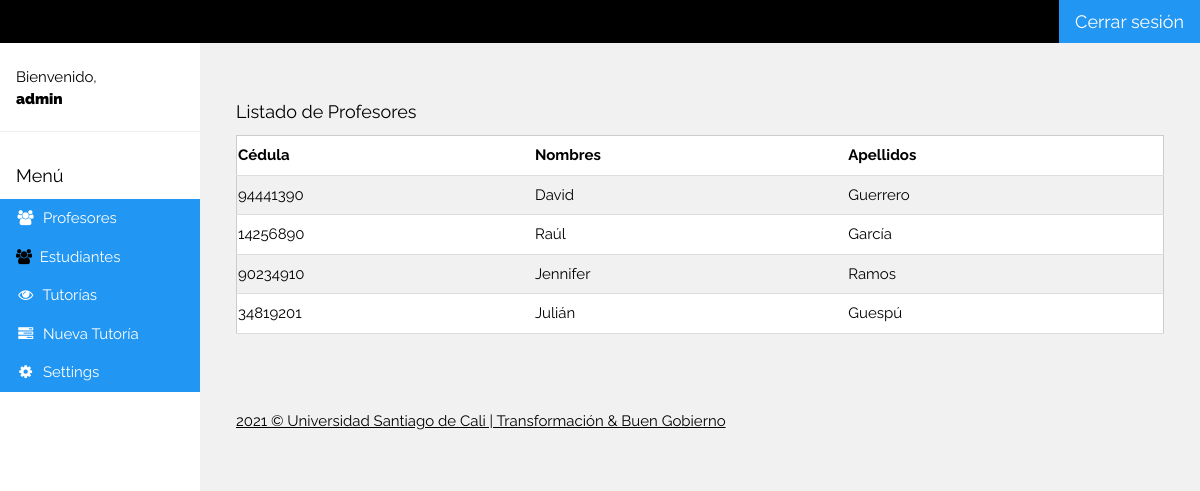
The app's page /ctg_listaprofes_tm/ (signed in) with its own data.
### appusc/models.py (models this page shows)
class profesores(models.Model):
    cedula=models.IntegerField()
    nombres=models.CharField(max_length=400)
    apellidos=models.CharField(max_length=400)

### appusc/views.py (the view)
# urls.py: path('ctg_listaprofes_tm/',views.ctg_listaprofes_tm),
def ctg_listaprofes_tm(request):
    profes=profesores.objects.all()
    return render(request,'appusc/ctg_listaprofes_tm.html',{'profes':profes})

### appusc/templates/appusc/ctg_listaprofes_tm.html
{% extends 'appusc/base.html' %}
    {% block content %}
        <br>
        <br>
        <div class="w3-container">
        <h5>Listado de Profesores</h5>
            <table class="w3-table w3-striped w3-bordered w3-border w3-hoverable w3-white">
                <th>Cédula</th>
                <th>Nombres</th>
                <th>Apellidos</th>
                {% for registro in profes %}
                <tr>
                    <td>{{ registro.cedula }}</td>
                    <td>{{ registro.nombres }}</td>
                    <td>{{ registro.apellidos }}</td>
                </tr>
                {% endfor %}
            </table><br>
        </div>
     {% endblock %}

### appusc/templates/appusc/base.html (shortened to what this page needs)
{% load static %}
<!DOCTYPE html>
<html>
<link rel="stylesheet" href="{% static 'css/w3.css' %}">
<link rel="stylesheet" href="https://cdnjs.cloudflare.com/ajax/libs/font-awesome/4.7.0/css/font-awesome.min.css">
<body class="w3-light-grey">
<div class="w3-bar w3-top w3-black w3-large" style="z-index:4">
  <a class="w3-button w3-blue w3-right" href="/detail">Cerrar sesión</a>
</div>
<nav class="w3-sidebar w3-collapse w3-white w3-animate-left" style="z-index:3;width:200px;" id="mySidebar"><br>
  <div class="w3-container w3-row">
    <div class="w3-col s8 w3-bar">
      <span>Bienvenido, <strong><b>{{request.user.username}}</b></strong></span><br>
    </div>
  </div>
  <hr>
  <div class="w3-container">
    <h5>Menú</h5>
  </div>
  <div class="w3-bar-block">
    <a href="/ctg_listaprofes_tm" class="w3-bar-item w3-button w3-padding w3-blue"><i class="fa fa-users fa-fw"></i>  Profesores</a>
    <a href="/ctg_listaestudiantes_tm" class="w3-bar-item w3-button w3-padding w3-blue"><i class="fa fa-users w3-text-black"></i>  Estudiantes</a>
    <a href="/tragrados" class="w3-bar-item w3-button w3-padding w3-blue"><i class="fa fa-eye fa-fw"></i>  Tutorías</a>
    <a href="/nuevatutoria" class="w3-bar-item w3-button w3-padding w3-blue"><i class="fa fa-tasks fa-fw"></i>  Nueva Tutoría</a>
    <a href="#" class="w3-bar-item w3-button w3-padding w3-blue"><i class="fa fa-cog fa-fw"></i>  Settings</a><br><br>
  </div>
</nav>
<div class="w3-main" style="margin-left:220px;margin-top:43px;margin-right: 20px;">
  {% block content %}
  {% endblock %}
  <br>
  <footer class="w3-container w3-padding-16 w3-light-grey">
    <p> <a href="https://www.usc.edu.co" target="_blank">2021 © Universidad Santiago de Cali  |  Transformación & Buen Gobierno</a></p>
  </footer>
</div>
</body>
</html>

### appusc/static/css/w3.css (style rules this page uses)
html { box-sizing:border-box }
*,*:before,*:after { box-sizing:inherit }
html { -ms-text-size-adjust:100%;-webkit-text-size-adjust:100% }
body { margin:0 }
article,aside,details,figcaption,figure,footer,header,main,menu,nav,section { display:block }
a { background-color:transparent }
b,strong { font-weight:bolder }
hr { box-sizing:content-box;height:0;overflow:visible }
html,body { font-family:Verdana,sans-serif;font-size:15px;line-height:1.5 }
html { overflow-x:hidden }
h5 { font-size:18px }
h1,h2,h3,h4,h5,h6 { font-family:"Segoe UI",Arial,sans-serif;font-weight:400;margin:10px 0 }
hr { border:0;border-top:1px solid #eee;margin:20px 0 }
a { color:inherit }
.w3-table,.w3-table-all { border-collapse:collapse;border-spacing:1;width:100%;display:table }
.w3-bordered tr,.w3-table-all tr { border-bottom:1px solid #ddd }
.w3-striped tbody tr:nth-child(even) { background-color:#f1f1f1 }
.w3-table td,.w3-table th,.w3-table-all td,.w3-table-all th { padding:8px 8px;display:table-cell;text-align:left;vertical-align:top }
.w3-table th:first-child,.w3-table td:first-child,.w3-table-all th:first-child,.w3-table-all td:first-child { padding-left:1px }
.w3-btn,.w3-button { border:none;display:inline-block;padding:8px 16px;vertical-align:middle;overflow:hidden;text-decoration:none;color:inherit;background-color:inherit;text-align:center;cursor:pointer;white-space:nowrap }
.w3-btn,.w3-button { -webkit-touch-callout:none;-webkit-user-select:none;-khtml-user-select:none;-moz-user-select:none;-ms-user-select:none;user-select:none }
.w3-sidebar { height:100%;width:200px;background-color:#fff;position:fixed!important;z-index:1;overflow:auto }
.w3-main,#main { transition:margin-left .4s }
.w3-bar { width:100%;overflow:hidden }
.w3-bar .w3-button { white-space:normal }
.w3-bar-block .w3-bar-item { width:100%;display:block;padding:8px 16px;text-align:left;border:none;white-space:normal;float:none;outline:0 }
.w3-container:after,.w3-container:before,.w3-panel:after,.w3-panel:before,.w3-row:after,.w3-row:before,.w3-row-padding:after,.w3-row-padding:before, .w3-cell-row:before,.w3-cell-row:after,.w3-clear:after,.w3-clear:before,.w3-bar:before,.w3-bar:after { content:"";display:table;clear:both }
.w3-col,.w3-half,.w3-third,.w3-twothird,.w3-threequarter,.w3-quarter { float:left;width:100% }
.w3-col.s8 { width:66.66666% }
@media (min-width:993px) { .w3-sidebar.w3-collapse { display:block!important } }
.w3-top,.w3-bottom { position:fixed;width:100%;z-index:1 }
.w3-top { top:0 }
.w3-container,.w3-panel { padding:0.01em 16px }
.w3-animate-left { position:relative;animation:animateleft 0.4s }
.w3-large { font-size:18px!important }
.w3-border { border:1px solid #ccc!important }
.w3-padding { padding:8px 16px!important }
.w3-padding-16 { padding-top:16px!important;padding-bottom:16px!important }
.w3-right { float:right!important }
.w3-blue,.w3-hover-blue:hover { color:#fff!important;background-color:#2196F3!important }
.w3-white,.w3-hover-white:hover { color:#000!important;background-color:#fff!important }
.w3-black,.w3-hover-black:hover { color:#fff!important;background-color:#000!important }
.w3-light-grey,.w3-hover-light-grey:hover,.w3-light-gray,.w3-hover-light-gray:hover { color:#000!important;background-color:#f1f1f1!important }
.w3-text-black,.w3-hover-text-black:hover { color:#000!important }

### appusc/templates/appusc/base.html (style rules this page uses)
html,body,h1,h2,h3,h4,h5 { font-family: "Raleway", sans-serif }

### records on screen
profesores: cedula "94441390", nombres "David", apellidos "Guerrero"
profesores: cedula "14256890", nombres "Raúl", apellidos "García"
profesores: cedula "90234910", nombres "Jennifer", apellidos "Ramos"
profesores: cedula "34819201", nombres "Julián", apellidos "Guespú"

### other values on screen
{{ request.user.username }} "admin"
